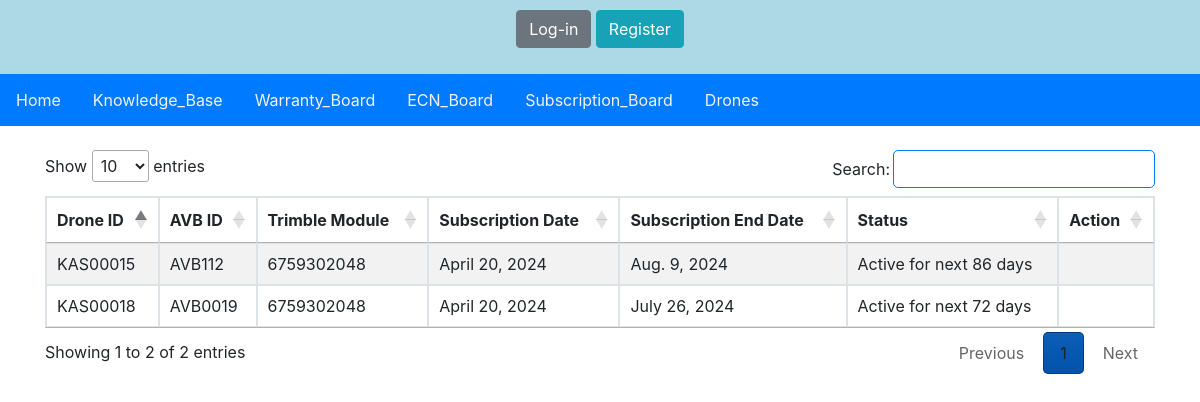
Page /subscription/ on the earlier database version.
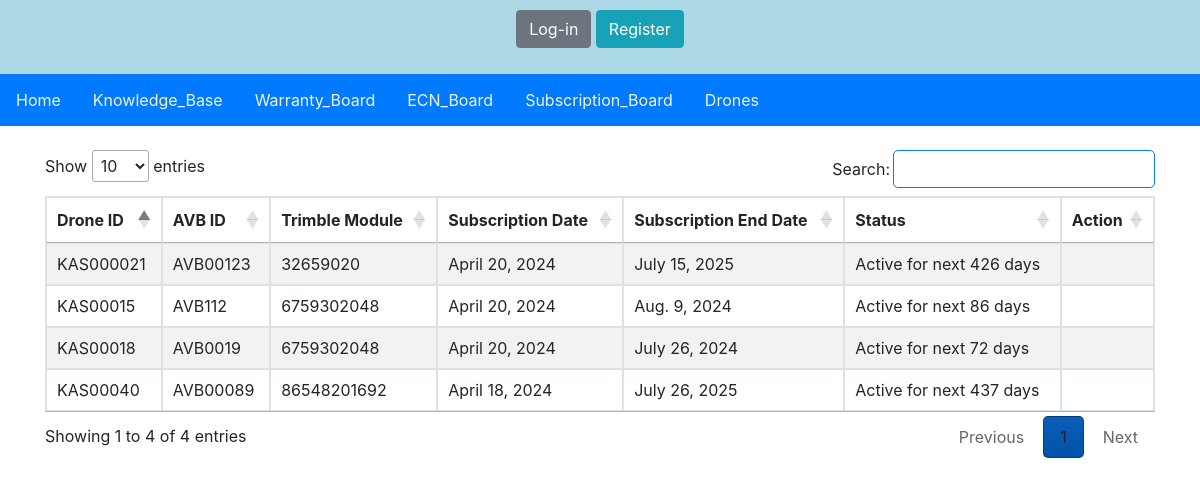
Same page on the later database version.
### main/models.py (models this page shows, shortened)
class Drone(models.Model):
    id = models.AutoField(primary_key=True)
    Drone_id = models.CharField(max_length=20, unique=True)
    UIN = models.CharField(max_length=20, unique=True)
    drone_type = models.CharField(max_length=20, choices=type_drone, default=1)
    AVB = models.CharField(max_length=20)
    Timble_module = models.CharField(max_length=20)
    Subscription_date = models.DateField()
    Subscription_end_date = models.DateField()
    created_on = models.DateField(auto_now_add=True)

### main/views.py (the view)
# urls.py: path('subscription/', views.Subscription, name='subscription'),
def Subscription(request):
    drones = Drone.objects.all()
    today = datetime.now().date()  # Get today's date
    for drone in drones:
        if drone.Subscription_end_date < today:
            drone.subscription_status = 'Expired'
        else:
            days_remaining = (drone.Subscription_end_date - today).days
            drone.subscription_status = f'Active for next {days_remaining} days'
    return render(request, 'Subscription.html', {'drones': drones, 'today': today})

### static/templates/subscription.html (shortened to what this page needs)
{% include 'nav.html' %}
<!DOCTYPE html>
<html lang="en">
<head>
    <link rel="stylesheet" href="https://stackpath.bootstrapcdn.com/bootstrap/4.5.2/css/bootstrap.min.css">
    <link rel="stylesheet" type="text/css" href="https://cdn.datatables.net/1.11.5/css/jquery.dataTables.css">
</head>
<body>
<div class="container mt-4">
    <div class="row">
        <div class="col-md-12">
            <table id="warranties-table" class="table table-striped table-bordered" style="width:100%">
                <thead>
                <tr>
                    <th>Drone ID</th>
                    <th>AVB ID</th>
                    <th>Trimble Module</th>
                    <th>Subscription Date</th>
                    <th>Subscription End Date</th>
                    <th>Status</th>
                    <th>Action</th>
                </tr>
                </thead>
                <tbody>
                {% for drone in drones %}
                <tr>
                    <td>{{ drone.Drone_id }}</td>
                    <td>{{ drone.AVB }}</td>
                    <td>{{ drone.Timble_module }}</td>
                    <td>{{ drone.Subscription_date }}</td>
                    <td>{{ drone.Subscription_end_date }}</td>
                    <td>{{ drone.subscription_status }}</td>
                    <td>
                    </td>
                </tr>
                {% endfor %}
                </tbody>
            </table>
        </div>
    </div>
</div>
</body>
</html>

Differences in the rows shown:
added Drone: Drone_id "KAS000021", AVB "AVB00123", Timble_module "32659020", Subscription_date "April 20, 2024", Subscription_end_date "July 15, 2025", subscription_status "Active for next 426 days"
added Drone: Drone_id "KAS00040", AVB "AVB00089", Timble_module "86548201692", Subscription_date "April 18, 2024", Subscription_end_date "July 26, 2025", subscription_status "Active for next 437 days"
Other differences:
text written by a page script: "Show entries Search: Showing 1 to 2 of 2 entries Previous 1 Next" → "Show entries Search: Showing 1 to 4 of 4 entries Previous 1 Next"
